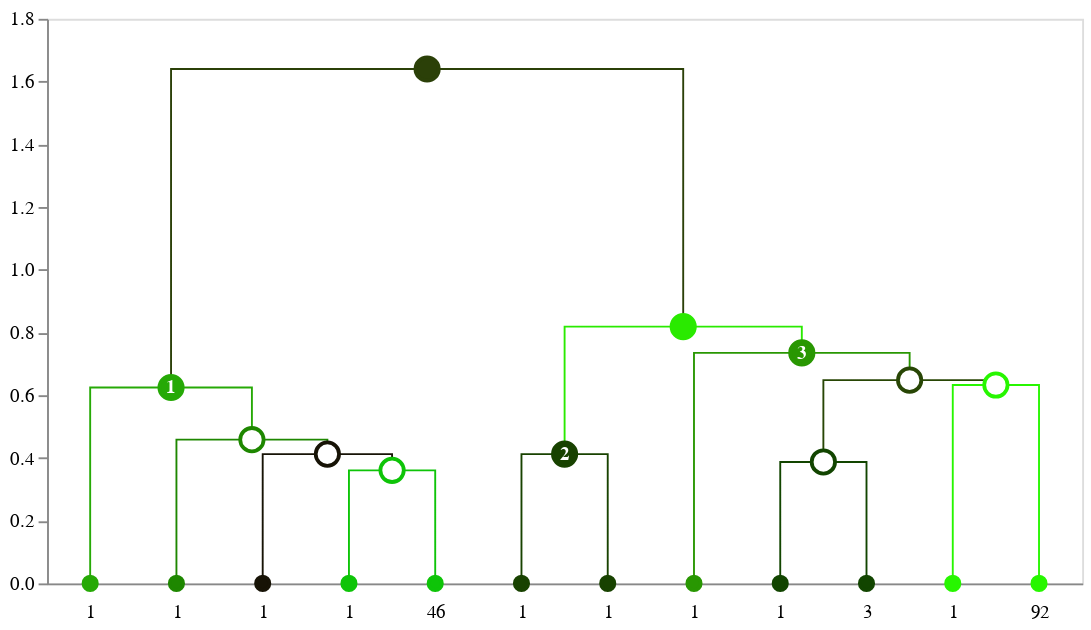

The notebook cell this image was saved under:
### Markdown cell above
# Customizing colors

## Using `link_color_func`

### Coloring based on linkage ID

Colors are controlled via `link_color_func` parameter of  `idd.create_dendrogram` function. To customize colors, pass a callable that returns an appropriate color for a given linkage ID as `link_color_func` (this function also receives clustering data container which is not required in this example). 

For example, to give each link/node a different color, one could do this:

### Code cell
#instantiate idendrogram object and pass clustering data
idd = idendrogram.idendrogram()
idd.set_cluster_info(cl_data)

#mapping from linkage_id to hex format color string 
# using an arbitrary id -> rbg mapping
node_painter = lambda _, linkage_id: '#{:02x}{:02x}{:02x}'.format(
    linkage_id % 255, 
    (linkage_id * linkage_id) % 255,  
    linkage_id % 3 * linkage_id % 10
)

#create a dendrogram object
dendrogram = idd.create_dendrogram(link_color_func=node_painter)
to_altair(dendrogram=dendrogram, height=200, width=629)

### Figure 1 — Vega-Lite specification as saved in the notebook (floating-point values rounded to 4 significant figures)
{"layer": [{"data": {"name": "data-383ad9488f3a73be1a29c8ca9e27a777"}, "mark": "line", "encoding": {"color": {"field": "fillcolor", "legend": null, "scale": null, "type": "nominal"}, "detail": {"field": "index", "type": "quantitative"}, "order": {"field": "_order_helper", "type": "quantitative"}, "strokeDash": {"field": "strokedash", "legend": null, "scale": null, "type": "nominal"}, "strokeOpacity": {"field": "strokeopacity", "legend": null, "scale": null, "type": "quantitative"}, "strokeWidth": {"field": "strokewidth", "legend": null, "scale": null, "type": "quantitative"}, "x": {"axis": {"grid": false, "labelAngle": 0, "labelExpr": "datum.value == 5.0 ? '1' : datum.value == 15.0 ? '1' : datum.value == 25.0 ? '1' : datum.value == 35.0 ? '1' : datum.value == 45.0 ? '46' : datum.value == 55.0 ? '1' : datum.value == 65.0 ? '1' : datum.value == 75.0 ? '1' : datum.value == 85.0 ? '1' : datum.value == 95.0 ? '3' : datum.value == 105.0 ? '1' : datum.value == 115.0 ? '92' : ''", "labelPadding": 10, "orient": "bottom", "ticks": false, "values": [5.0, 15.0, 25.0, 35.0, 45.0, 55.0, 65.0, 75.0, 85.0, 95.0, 105.0, 115.0]}, "field": "x", "title": null, "type": "quantitative"}, "y": {"axis": {"grid": false}, "field": "y", "scale": {"reverse": false, "type": "linear"}, "title": null, "type": "quantitative"}}}, {"layer": [{"layer": [{"mark": "point", "encoding": {"fill": {"field": "fillcolor", "scale": null, "type": "nominal"}, "opacity": {"field": "opacity", "scale": null, "type": "quantitative"}, "size": {"field": "size", "scale": null, "type": "quantitative"}, "stroke": {"field": "edgecolor", "scale": null, "type": "nominal"}, "tooltip": {"field": "hovertext", "type": "nominal"}, "x": {"axis": {"grid": false, "labelAngle": 0, "labelExpr": "datum.value == 5.0 ? '1' : datum.value == 15.0 ? '1' : datum.value == 25.0 ? '1' : datum.value == 35.0 ? '1' : datum.value == 45.0 ? '46' : datum.value == 55.0 ? '1' : datum.value == 65.0 ? '1' : datum.value == 75.0 ? '1' : datum.value == 85.0 ? '1' : datum.value == 95.0 ? '3' : datum.value == 105.0 ? '1' : datum.value == 115.0 ? '92' : ''", "labelPadding": 10, "orient": "bottom", "ticks": false, "values": [5.0, 15.0, 25.0, 35.0, 45.0, 55.0, 65.0, 75.0, 85.0, 95.0, 105.0, 115.0]}, "field": "x", "title": null, "type": "quantitative"}, "y": {"axis": {"grid": false}, "field": "y", "scale": {"reverse": false, "type": "linear"}, "title": null, "type": "quantitative"}}}, {"mark": {"type": "text", "fontWeight": "bold"}, "encoding": {"color": {"field": "labelcolor", "scale": null, "type": "nominal"}, "size": {"field": "labelsize", "scale": null, "type": "quantitative"}, "text": {"field": "label", "type": "nominal"}, "tooltip": {"field": "hovertext", "type": "nominal"}, "x": {"axis": {"grid": false, "labelAngle": 0, "labelExpr": "datum.value == 5.0 ? '1' : datum.value == 15.0 ? '1' : datum.value == 25.0 ? '1' : datum.value == 35.0 ? '1' : datum.value == 45.0 ? '46' : datum.value == 55.0 ? '1' : datum.value == 65.0 ? '1' : datum.value == 75.0 ? '1' : datum.value == 85.0 ? '1' : datum.value == 95.0 ? '3' : datum.value == 105.0 ? '1' : datum.value == 115.0 ? '92' : ''", "labelPadding": 10, "orient": "bottom", "ticks": false, "values": [5.0, 15.0, 25.0, 35.0, 45.0, 55.0, 65.0, 75.0, 85.0, 95.0, 105.0, 115.0]}, "field": "x", "title": null, "type": "quantitative"}, "y": {"axis": {"grid": false}, "field": "y", "scale": {"reverse": false, "type": "linear"}, "title": null, "type": "quantitative"}}}]}], "data": {"name": "data-7ed9b2766f9d8ca5350ba52977d34965"}}], "height": 300, "width": 550, "$schema": "https://vega.github.io/schema/vega-lite/v4.17.0.json", "datasets": {"data-383ad9488f3a73be1a29c8ca9e27a777": [{"index": 0, "x": 35.0, "y": 0.0, "fillcolor": "#0ec408", "id": 269, "children_id": [15, 263], "cluster_id": null, "strokewidth": 1.0, "strokedash": [1, 0], "strokeopacity": 1.0, "_order_helper": 0}, {"index": 0, "x": 35.0, "y": 0.3606, "fillcolor": "#0ec408", "id": 269, "children_id": [15, 263], "cluster_id": null, "strokewidth": 1.0, "strokedash": [1, 0], "strokeopacity": 1.0, "_order_helper": 1}, {"index": 0, "x": 45.0, "y": 0.3606, "fillcolor": "#0ec408", "id": 269, "children_id": [15, 263], "cluster_id": null, "strokewidth": 1.0, "strokedash": [1, 0], "strokeopacity": 1.0, "_order_helper": 2}, {"index": 0, "x": 45.0, "y": 0.0, "fillcolor": "#0ec408", "id": 269, "children_id": [15, 263], "cluster_id": null, "strokewidth": 1.0, "strokedash": [1, 0], "strokeopacity": 1.0, "_order_helper": 3}, {"index": 1, "x": 25.0, "y": 0.0, "fillcolor": "#171306", "id": 278, "children_id": [14, 269], "cluster_id": null, "strokewidth": 1.0, "strokedash": [1, 0], "strokeopacity": 1.0, "_order_helper": 0}, {"index": 1, "x": 25.0, "y": 0.4123, "fillcolor": "#171306", "id": 278, "children_id": [14, 269], "cluster_id": null, "strokewidth": 1.0, "strokedash": [1, 0], "strokeopacity": 1.0, "_order_helper": 1}, {"index": 1, "x": 40.0, "y": 0.4123, "fillcolor": "#171306", "id": 278, "children_id": [14, 269], "cluster_id": null, "strokewidth": 1.0, "strokedash": [1, 0], "strokeopacity": 1.0, "_order_helper": 2}, {"index": 1, "x": 40.0, "y": 0.3606, "fillcolor": "#171306", "id": 278, "children_id": [14, 269], "cluster_id": null, "strokewidth": 1.0, "strokedash": [1, 0], "strokeopacity": 1.0, "_order_helper": 3}, {"index": 2, "x": 15.0, "y": 0.0, "fillcolor": "#1e8700", "id": 285, "children_id": [22, 278], "cluster_id": null, "strokewidth": 1.0, "strokedash": [1, 0], "strokeopacity": 1.0, "_order_helper": 0}, {"index": 2, "x": 15.0, "y": 0.4583, "fillcolor": "#1e8700", "id": 285, "children_id": [22, 278], "cluster_id": null, "strokewidth": 1.0, "strokedash": [1, 0], "strokeopacity": 1.0, "_order_helper": 1}, {"index": 2, "x": 32.5, "y": 0.4583, "fillcolor": "#1e8700", "id": 285, "children_id": [22, 278], "cluster_id": null, "strokewidth": 1.0, "strokedash": [1, 0], "strokeopacity": 1.0, "_order_helper": 2}, {"index": 2, "x": 32.5, "y": 0.4123, "fillcolor": "#1e8700", "id": 285, "children_id": [22, 278], "cluster_id": null, "strokewidth": 1.0, "strokedash": [1, 0], "strokeopacity": 1.0, "_order_helper": 3}, {"index": 3, "x": 5.0, "y": 0.0, "fillcolor": "#26a906", "id": 293, "children_id": [41, 285], "cluster_id": 1.0, "strokewidth": 1.0, "strokedash": [1, 0], "strokeopacity": 1.0, "_order_helper": 0}, {"index": 3, "x": 5.0, "y": 0.6245, "fillcolor": "#26a906", "id": 293, "children_id": [41, 285], "cluster_id": 1.0, "strokewidth": 1.0, "strokedash": [1, 0], "strokeopacity": 1.0, "_order_helper": 1}, {"index": 3, "x": 23.75, "y": 0.6245, "fillcolor": "#26a906", "id": 293, "children_id": [41, 285], "cluster_id": 1.0, "strokewidth": 1.0, "strokedash": [1, 0], "strokeopacity": 1.0, "_order_helper": 2}, {"index": 3, "x": 23.75, "y": 0.4583, "fillcolor": "#26a906", "id": 293, "children_id": [41, 285], "cluster_id": 1.0, "strokewidth": 1.0, "strokedash": [1, 0], "strokeopacity": 1.0, "_order_helper": 3}, {"index": 4, "x": 55.0, "y": 0.0, "fillcolor": "#184200", "id": 279, "children_id": [117, 131], "cluster_id": 2.0, "strokewidth": 1.0, "strokedash": [1, 0], "strokeopacity": 1.0, "_order_helper": 0}, {"index": 4, "x": 55.0, "y": 0.4123, "fillcolor": "#184200", "id": 279, "children_id": [117, 131], "cluster_id": 2.0, "strokewidth": 1.0, "strokedash": [1, 0], "strokeopacity": 1.0, "_order_helper": 1}, {"index": 4, "x": 65.0, "y": 0.4123, "fillcolor": "#184200", "id": 279, "children_id": [117, 131], "cluster_id": 2.0, "strokewidth": 1.0, "strokedash": [1, 0], "strokeopacity": 1.0, "_order_helper": 2}, {"index": 4, "x": 65.0, "y": 0.0, "fillcolor": "#184200", "id": 279, "children_id": [117, 131], "cluster_id": 2.0, "strokewidth": 1.0, "strokedash": [1, 0], "strokeopacity": 1.0, "_order_helper": 3}, {"index": 5, "x": 85.0, "y": 0.0, "fillcolor": "#124500", "id": 273, "children_id": [98, 265], "cluster_id": null, "strokewidth": 1.0, "strokedash": [1, 0], "strokeopacity": 1.0, "_order_helper": 0}, {"index": 5, "x": 85.0, "y": 0.3873, "fillcolor": "#124500", "id": 273, "children_id": [98, 265], "cluster_id": null, "strokewidth": 1.0, "strokedash": [1, 0], "strokeopacity": 1.0, "_order_helper": 1}, {"index": 5, "x": 95.0, "y": 0.3873, "fillcolor": "#124500", "id": 273, "children_id": [98, 265], "cluster_id": null, "strokewidth": 1.0, "strokedash": [1, 0], "strokeopacity": 1.0, "_order_helper": 2}, {"index": 5, "x": 95.0, "y": 0.0, "fillcolor": "#124500", "id": 273, "children_id": [98, 265], "cluster_id": null, "strokewidth": 1.0, "strokedash": [1, 0], "strokeopacity": 1.0, "_order_helper": 3}, {"index": 6, "x": 105.0, "y": 0.0, "fillcolor": "#27f600", "id": 294, "children_id": [109, 292], "cluster_id": null, "strokewidth": 1.0, "strokedash": [1, 0], "strokeopacity": 1.0, "_order_helper": 0}, {"index": 6, "x": 105.0, "y": 0.6325, "fillcolor": "#27f600", "id": 294, "children_id": [109, 292], "cluster_id": null, "strokewidth": 1.0, "strokedash": [1, 0], "strokeopacity": 1.0, "_order_helper": 1}, {"index": 6, "x": 115.0, "y": 0.6325, "fillcolor": "#27f600", "id": 294, "children_id": [109, 292], "cluster_id": null, "strokewidth": 1.0, "strokedash": [1, 0], "strokeopacity": 1.0, "_order_helper": 2}, {"index": 6, "x": 115.0, "y": 0.0, "fillcolor": "#27f600", "id": 294, "children_id": [109, 292], "cluster_id": null, "strokewidth": 1.0, "strokedash": [1, 0], "strokeopacity": 1.0, "_order_helper": 3}, {"index": 7, "x": 90.0, "y": 0.3873, "fillcolor": "#284605", "id": 295, "children_id": [273, 294], "cluster_id": null, "strokewidth": 1.0, "strokedash": [1, 0], "strokeopacity": 1.0, "_order_helper": 0}, {"index": 7, "x": 90.0, "y": 0.6481, "fillcolor": "#284605", "id": 295, "children_id": [273, 294], "cluster_id": null, "strokewidth": 1.0, "strokedash": [1, 0], "strokeopacity": 1.0, "_order_helper": 1}, {"index": 7, "x": 110.0, "y": 0.6481, "fillcolor": "#284605", "id": 295, "children_id": [273, 294], "cluster_id": null, "strokewidth": 1.0, "strokedash": [1, 0], "strokeopacity": 1.0, "_order_helper": 2}, {"index": 7, "x": 110.0, "y": 0.6325, "fillcolor": "#284605", "id": 295, "children_id": [273, 294], "cluster_id": null, "strokewidth": 1.0, "strokedash": [1, 0], "strokeopacity": 1.0, "_order_helper": 3}, {"index": 8, "x": 75.0, "y": 0.0, "fillcolor": "#299702", "id": 296, "children_id": [106, 295], "cluster_id": 3.0, "strokewidth": 1.0, "strokedash": [1, 0], "strokeopacity": 1.0, "_order_helper": 0}, {"index": 8, "x": 75.0, "y": 0.7348, "fillcolor": "#299702", "id": 296, "children_id": [106, 295], "cluster_id": 3.0, "strokewidth": 1.0, "strokedash": [1, 0], "strokeopacity": 1.0, "_order_helper": 1}, {"index": 8, "x": 100.0, "y": 0.7348, "fillcolor": "#299702", "id": 296, "children_id": [106, 295], "cluster_id": 3.0, "strokewidth": 1.0, "strokedash": [1, 0], "strokeopacity": 1.0, "_order_helper": 2}, {"index": 8, "x": 100.0, "y": 0.6481, "fillcolor": "#299702", "id": 296, "children_id": [106, 295], "cluster_id": 3.0, "strokewidth": 1.0, "strokedash": [1, 0], "strokeopacity": 1.0, "_order_helper": 3}, {"index": 9, "x": 60.0, "y": 0.4123, "fillcolor": "#2aea00", "id": 297, "children_id": [279, 296], "cluster_id": null, "strokewidth": 1.0, "strokedash": [1, 0], "strokeopacity": 1.0, "_order_helper": 0}, {"index": 9, "x": 60.0, "y": 0.8185, "fillcolor": "#2aea00", "id": 297, "children_id": [279, 296], "cluster_id": null, "strokewidth": 1.0, "strokedash": [1, 0], "strokeopacity": 1.0, "_order_helper": 1}, {"index": 9, "x": 87.5, "y": 0.8185, "fillcolor": "#2aea00", "id": 297, "children_id": [279, 296], "cluster_id": null, "strokewidth": 1.0, "strokedash": [1, 0], "strokeopacity": 1.0, "_order_helper": 2}, {"index": 9, "x": 87.5, "y": 0.7348, "fillcolor": "#2aea00", "id": 297, "children_id": [279, 296], "cluster_id": null, "strokewidth": 1.0, "strokedash": [1, 0], "strokeopacity": 1.0, "_order_helper": 3}, {"index": 10, "x": 14.38, "y": 0.6245, "fillcolor": "#2b4008", "id": 298, "children_id": [293, 297], "cluster_id": null, "strokewidth": 1.0, "strokedash": [1, 0], "strokeopacity": 1.0, "_order_helper": 0}, {"index": 10, "x": 14.38, "y": 1.64, "fillcolor": "#2b4008", "id": 298, "children_id": [293, 297], "cluster_id": null, "strokewidth": 1.0, "strokedash": [1, 0], "strokeopacity": 1.0, "_order_helper": 1}, {"index": 10, "x": 73.75, "y": 1.64, "fillcolor": "#2b4008", "id": 298, "children_id": [293, 297], "cluster_id": null, "strokewidth": 1.0, "strokedash": [1, 0], "strokeopacity": 1.0, "_order_helper": 2}, {"index": 10, "x": 73.75, "y": 0.8185, "fillcolor": "#2b4008", "id": 298, "children_id": [293, 297], "cluster_id": null, "strokewidth": 1.0, "strokedash": [1, 0], "strokeopacity": 1.0, "_order_helper": 3}], "data-7ed9b2766f9d8ca5350ba52977d34965": [{"x": 5.0, "y": 0.0, "type": "leaf", "id": 41, "cluster_id": null, "edgecolor": "#26a906", "label": "", "hovertext": {"# of items": "1", "linkage id": 41}, "fillcolor": "#26a906", "radius": 4.0, "opacity": 1.0, "labelsize": 10.0, "labelcolor": "#fff", "_default_leaf_radius": 4.0, "_default_leaf_radius_if_cluster": 7.0, "size": 50.27}, {"x": 15.0, "y": 0.0, "type": "leaf", "id": 22, "cluster_id": null, "edgecolor": "#1e8700", "label": "", "hovertext": {"# of items": "1", "linkage id": 22}, "fillcolor": "#1e8700", "radius": 4.0, "opacity": 1.0, "labelsize": 10.0, "labelcolor": "#fff", "_default_leaf_radius": 4.0, "_default_leaf_radius_if_cluster": 7.0, "size": 50.27}, {"x": 25.0, "y": 0.0, "type": "leaf", "id": 14, "cluster_id": null, "edgecolor": "#171306", "label": "", "hovertext": {"# of items": "1", "linkage id": 14}, "fillcolor": "#171306", "radius": 4.0, "opacity": 1.0, "labelsize": 10.0, "labelcolor": "#fff", "_default_leaf_radius": 4.0, "_default_leaf_radius_if_cluster": 7.0, "size": 50.27}, {"x": 35.0, "y": 0.0, "type": "leaf", "id": 15, "cluster_id": null, "edgecolor": "#0ec408", "label": "", "hovertext": {"# of items": "1", "linkage id": 15}, "fillcolor": "#0ec408", "radius": 4.0, "opacity": 1.0, "labelsize": 10.0, "labelcolor": "#fff", "_default_leaf_radius": 4.0, "_default_leaf_radius_if_cluster": 7.0, "size": 50.27}, {"x": 45.0, "y": 0.0, "type": "leaf", "id": 263, "cluster_id": null, "edgecolor": "#0ec408", "label": "", "hovertext": {"# of items": "46", "linkage id": 263}, "fillcolor": "#0ec408", "radius": 4.0, "opacity": 1.0, "labelsize": 10.0, "labelcolor": "#fff", "_default_leaf_radius": 4.0, "_default_leaf_radius_if_cluster": 7.0, "size": 50.27}, {"x": 55.0, "y": 0.0, "type": "leaf", "id": 117, "cluster_id": null, "edgecolor": "#184200", "label": "", "hovertext": {"# of items": "1", "linkage id": 117}, "fillcolor": "#184200", "radius": 4.0, "opacity": 1.0, "labelsize": 10.0, "labelcolor": "#fff", "_default_leaf_radius": 4.0, "_default_leaf_radius_if_cluster": 7.0, "size": 50.27}, {"x": 65.0, "y": 0.0, "type": "leaf", "id": 131, "cluster_id": null, "edgecolor": "#184200", "label": "", "hovertext": {"# of items": "1", "linkage id": 131}, "fillcolor": "#184200", "radius": 4.0, "opacity": 1.0, "labelsize": 10.0, "labelcolor": "#fff", "_default_leaf_radius": 4.0, "_default_leaf_radius_if_cluster": 7.0, "size": 50.27}, {"x": 75.0, "y": 0.0, "type": "leaf", "id": 106, "cluster_id": null, "edgecolor": "#299702", "label": "", "hovertext": {"# of items": "1", "linkage id": 106}, "fillcolor": "#299702", "radius": 4.0, "opacity": 1.0, "labelsize": 10.0, "labelcolor": "#fff", "_default_leaf_radius": 4.0, "_default_leaf_radius_if_cluster": 7.0, "size": 50.27}, {"x": 85.0, "y": 0.0, "type": "leaf", "id": 98, "cluster_id": null, "edgecolor": "#124500", "label": "", "hovertext": {"# of items": "1", "linkage id": 98}, "fillcolor": "#124500", "radius": 4.0, "opacity": 1.0, "labelsize": 10.0, "labelcolor": "#fff", "_default_leaf_radius": 4.0, "_default_leaf_radius_if_cluster": 7.0, "size": 50.27}, {"x": 95.0, "y": 0.0, "type": "leaf", "id": 265, "cluster_id": null, "edgecolor": "#124500", "label": "", "hovertext": {"# of items": "3", "linkage id": 265}, "fillcolor": "#124500", "radius": 4.0, "opacity": 1.0, "labelsize": 10.0, "labelcolor": "#fff", "_default_leaf_radius": 4.0, "_default_leaf_radius_if_cluster": 7.0, "size": 50.27}, {"x": 105.0, "y": 0.0, "type": "leaf", "id": 109, "cluster_id": null, "edgecolor": "#27f600", "label": "", "hovertext": {"# of items": "1", "linkage id": 109}, "fillcolor": "#27f600", "radius": 4.0, "opacity": 1.0, "labelsize": 10.0, "labelcolor": "#fff", "_default_leaf_radius": 4.0, "_default_leaf_radius_if_cluster": 7.0, "size": 50.27}, {"x": 115.0, "y": 0.0, "type": "leaf", "id": 292, "cluster_id": null, "edgecolor": "#27f600", "label": "", "hovertext": {"# of items": "92", "linkage id": 292}, "fillcolor": "#27f600", "radius": 4.0, "opacity": 1.0, "labelsize": 10.0, "labelcolor": "#fff", "_default_leaf_radius": 4.0, "_default_leaf_radius_if_cluster": 7.0, "size": 50.27}, {"x": 40.0, "y": 0.3606, "type": "subcluster", "id": 269, "cluster_id": null, "edgecolor": "#0ec408", "label": "", "hovertext": {"# of items": "47", "linkage id": 269}, "fillcolor": "#fff", "radius": 7.0, "opacity": 1.0, "labelsize": 10.0, "labelcolor": "#fff", "_default_leaf_radius": 4.0, "_default_leaf_radius_if_cluster": 7.0, "size": 153.9}, {"x": 32.5, "y": 0.4123, "type": "subcluster", "id": 278, "cluster_id": null, "edgecolor": "#171306", "label": "", "hovertext": {"# of items": "48", "linkage id": 278}, "fillcolor": "#fff", "radius": 7.0, "opacity": 1.0, "labelsize": 10.0, "labelcolor": "#fff", "_default_leaf_radius": 4.0, "_default_leaf_radius_if_cluster": 7.0, "size": 153.9}, {"x": 23.75, "y": 0.4583, "type": "subcluster", "id": 285, "cluster_id": null, "edgecolor": "#1e8700", "label": "", "hovertext": {"# of items": "49", "linkage id": 285}, "fillcolor": "#fff", "radius": 7.0, "opacity": 1.0, "labelsize": 10.0, "labelcolor": "#fff", "_default_leaf_radius": 4.0, "_default_leaf_radius_if_cluster": 7.0, "size": 153.9}, {"x": 14.38, "y": 0.6245, "type": "cluster", "id": 293, "cluster_id": 1.0, "edgecolor": "#26a906", "label": "1", "hovertext": {"# of items": "50", "linkage id": 293}, "fillcolor": "#26a906", "radius": 7.0, "opacity": 1.0, "labelsize": 10.0, "labelcolor": "#fff", "_default_leaf_radius": 4.0, "_default_leaf_radius_if_cluster": 7.0, "size": 153.9}, {"x": 60.0, "y": 0.4123, "type": "cluster", "id": 279, "cluster_id": 2.0, "edgecolor": "#184200", "label": "2", "hovertext": {"# of items": "2", "linkage id": 279}, "fillcolor": "#184200", "radius": 7.0, "opacity": 1.0, "labelsize": 10.0, "labelcolor": "#fff", "_default_leaf_radius": 4.0, "_default_leaf_radius_if_cluster": 7.0, "size": 153.9}, {"x": 90.0, "y": 0.3873, "type": "subcluster", "id": 273, "cluster_id": null, "edgecolor": "#124500", "label": "", "hovertext": {"# of items": "4", "linkage id": 273}, "fillcolor": "#fff", "radius": 7.0, "opacity": 1.0, "labelsize": 10.0, "labelcolor": "#fff", "_default_leaf_radius": 4.0, "_default_leaf_radius_if_cluster": 7.0, "size": 153.9}, {"x": 110.0, "y": 0.6325, "type": "subcluster", "id": 294, "cluster_id": null, "edgecolor": "#27f600", "label": "", "hovertext": {"# of items": "93", "linkage id": 294}, "fillcolor": "#fff", "radius": 7.0, "opacity": 1.0, "labelsize": 10.0, "labelcolor": "#fff", "_default_leaf_radius": 4.0, "_default_leaf_radius_if_cluster": 7.0, "size": 153.9}, {"x": 100.0, "y": 0.6481, "type": "subcluster", "id": 295, "cluster_id": null, "edgecolor": "#284605", "label": "", "hovertext": {"# of items": "97", "linkage id": 295}, "fillcolor": "#fff", "radius": 7.0, "opacity": 1.0, "labelsize": 10.0, "labelcolor": "#fff", "_default_leaf_radius": 4.0, "_default_leaf_radius_if_cluster": 7.0, "size": 153.9}, {"x": 87.5, "y": 0.7348, "type": "cluster", "id": 296, "cluster_id": 3.0, "edgecolor": "#299702", "label": "3", "hovertext": {"# of items": "98", "linkage id": 296}, "fillcolor": "#299702", "radius": 7.0, "opacity": 1.0, "labelsize": 10.0, "labelcolor": "#fff", "_default_leaf_radius": 4.0, "_default_leaf_radius_if_cluster": 7.0, "size": 153.9}, {"x": 73.75, "y": 0.8185, "type": "supercluster", "id": 297, "cluster_id": null, "edgecolor": "#2aea00", "label": "", "hovertext": {"# of items": "100", "linkage id": 297}, "fillcolor": "#2aea00", "radius": 7.0, "opacity": 1.0, "labelsize": 10.0, "labelcolor": "#fff", "_default_leaf_radius": 4.0, "_default_leaf_radius_if_cluster": 7.0, "size": 153.9}, {"x": 44.06, "y": 1.64, "type": "supercluster", "id": 298, "cluster_id": null, "edgecolor": "#2b4008", "label": "", "hovertext": {"# of items": "150", "linkage id": 298}, "fillcolor": "#2b4008", "radius": 7.0, "opacity": 1.0, "labelsize": 10.0, "labelcolor": "#fff", "_default_leaf_radius": 4.0, "_default_leaf_radius_if_cluster": 7.0, "size": 153.9}]}}
